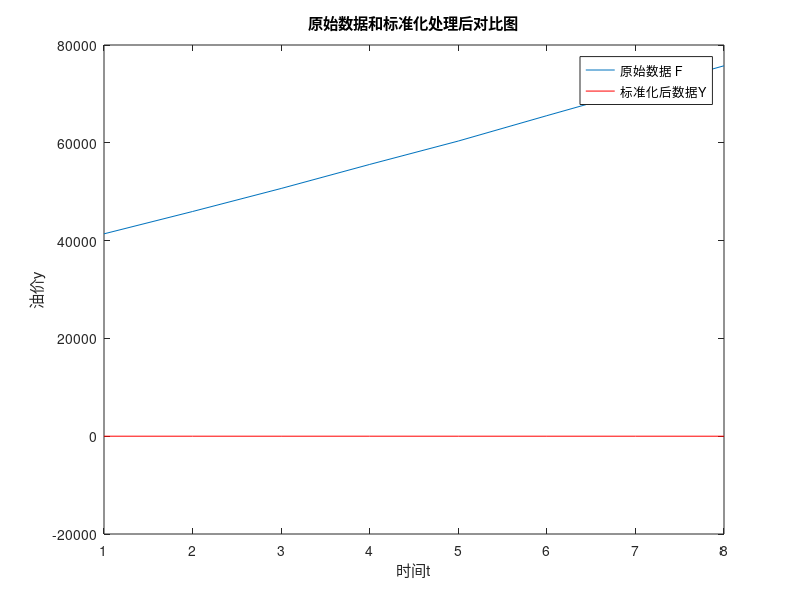
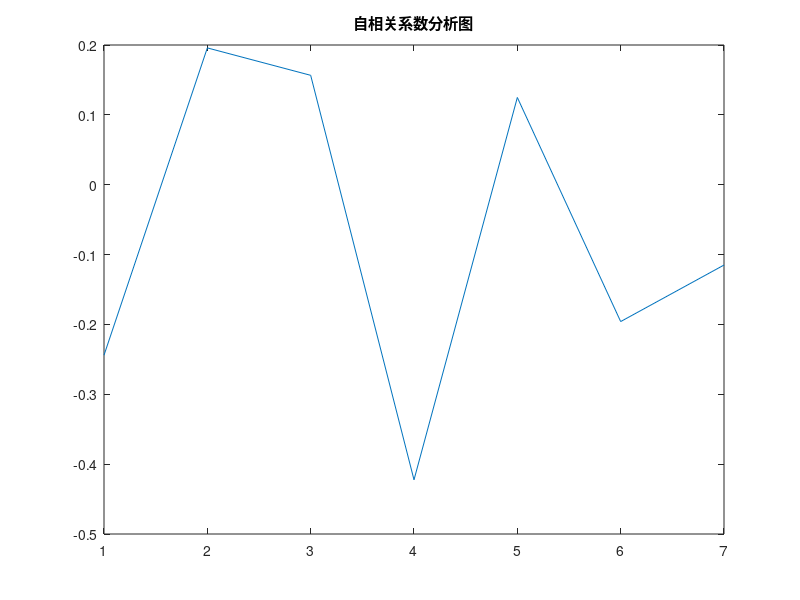
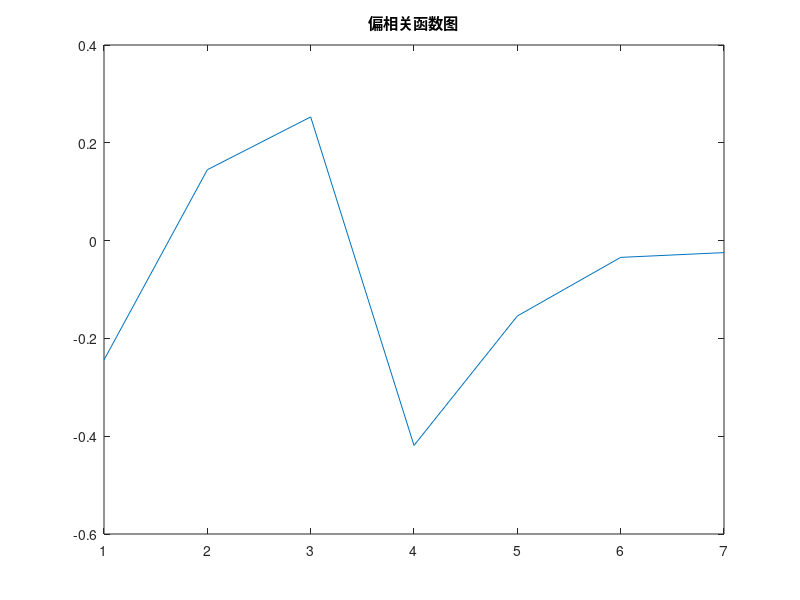

Here is the MATLAB script that generated these plots, in order: (Note: this script raises an error after producing the figures.)

%代码说明：参考网上代码，但是没拟合出来；
%% 
clear; clc
%小白专用，"*********《需要自己输入》**********"仅在有这种注释的地方改成自己的数据即可，一共有4个地方
%DD=readmatrix("B.xlsx");%这里输入自己的单序列数据，要求行向量*********《需要自己输入》**********
DD = [41383.87 45952.65 50660.20 55580.11 60359.43 65552.00 70665.71 75752.20 80827.71 85556.13	88683.21];
P=DD(1:11)';
N=length(P);
n=8;%自己选取训练集个数*********《需要自己输入》**********
F = P(1:n+2);
%----------------------由于时间序列有不平稳趋势，进行两次差分运算，消除趋势性----------------------% 
 
%Yt=[0,diff(P,1)];
L=diff(P,2);%全体，比原始数据少2个，因为做了差分 
Y=L(1:n); %输入
a=length(L)-length(Y);%单步预测步数
aa=a;%多步预测步数
% %画图
% figure; 
% plot(P); 
% title('原数据序列图'); 
% hold on;   
% figure;
% plot(Y,'*'); 
% title('两次差分后的序列图和原数对比图'); 
  
%%
%--------------------------------------对数据标准化处理----------------------------------------------% 
%处理的算法 : (data - 期望)/方差
Ux=sum(Y)/n  ;                         % 求序列均值 
yt=Y-Ux; 
b=0; 
for i=1:n 
   b=yt(i)^2/n+b; 
end 
 v=sqrt(b);                          % 求序列方差 
% Y=yt/v;                            % 标准化处理公式  
Y=zscore(Y);
f=F(1:n);
t=1:n;
%画图
figure; 
plot(t,f,t,Y,'r') 
title('原始数据和标准化处理后对比图'); 
xlabel('时间t'),ylabel('油价y'); 
legend('原始数据 F ','标准化后数据Y ',"Location","best");   
%%
%--------------------------------------对数据标准化处理----------------------------------------------% 
 
 
%------------------------检验预处理后的数据是否符合AR建模要求，计算自相关和偏相关系数---------------% 
 
%---------------------------------------计算自相关系数-----------------------------------% 
%%
R0=0;
for i=1:n  
     R0=Y(i)^2/n+R0;   %标准化处理后的数据的方差
end 
 
for k=1:7
    
    %R  协方差   
    R(k)=0; 
    for i=k+1:n
        R(k)=Y(i)*Y(i-k)/n+R(k);   
    end 
end 
x=R/R0       ;               %自相关系数x = 协方差/方差
 
%画图
figure; 
plot(x) 
title('自相关系数分析图');  
%%
%-----------------------------------计算自相关系数-------------------------------------% 
 
%-----------------------解Y-W方程，其系数矩阵是Toeplitz矩阵(多普里兹矩阵)。求得偏相关函数X-------------------
X1=x(1);xx(1,1)=1;X(1,1)=x(1);B(1,1)=x(1);
K=0;T=X1; 
for t=2:n 
    at=Y(t)-T(1)*Y(t-1); 
    K=(at)^2+K;  
end                         
  U(1)=K/(n-1)   ;                      % 1阶模型残差方差            
   
for i =1:6
B(i+1,1)=x(i+1);
xx(1,i+1)=x(i);
A=toeplitz(xx);
XX=A\B;     %x=a\b是方程a*x =b的解
XXX=XX(i+1);
X(1,i+1)=XXX;
 
K=0;T=XX;
   for t=i+2:n                                                       
       r=0;  
       for j=1:i+1 
           r=T(j)*Y(t-j)+r; 
       end 
       at= Y(t)-r; 
       K=(at)^2+K;  
    end 
    U(i+1)=K/(n-i+1); %计算20阶以内的模型残差方差
end
 
%-----------------------------------解Y-W方程，得偏相关函数X-------------------------------------% 
figure;  
plot(X); 
title('偏相关函数图');%自己要根据图先判断阶次   
%%
q=4;%猜测阶数,通过看上面偏相关图,*********《需要自己输入》**********
%-----根据偏相关函数截尾性，初判模型阶次为5。用最小二乘法估计参数,计算20阶以内的模型残差方差和AIC值，应用AIC准则为模型定阶--% 
S(1,1)=R0;
for i = 1:q-1
    S(1,i+1)=R(i);
end 
   G=toeplitz(S); 
   %inv(G)返回G的反函数
   W=inv(G)*[R(1:q)]'    ;                  % 参数W(i) 与X5相同  G*W = [R(1:5)]'
              
    U=20*U ;
    for i=1:7
     AIC2(i)=n*log(U(i))+2*(i)    ;  
    end
% 比如AIC2值为：172.6632  165.4660  153.2087  145.1442  140.7898  141.6824  142.9944  144.5601  146.3067  148.7036 
%112.255719947153	111.402728459368	112.612122549495	102.745034402534	105.888733929285	109.189864377254	110.702092591021 
    
%-----------------取使AIC值为最小值的阶次，判断模型阶次为4。用最小二乘法估计参数--------------------% 
%%
q=4;%确定阶数 ，通过看AIC2值最小的位置,*********《需要自己输入》********** 
%------------------检验{at}是否为白噪声。求{at}的自相关系数，看其是否趋近于零-----------------------% 
   C=0;K=0; 
 for t=q+2:n 
     at=Y(t)+Y(q+1);
     for i=1:q
     at=-W(i)*Y(t-i)-W(i)*Y(q-i+1)+at;
     end
 
     at1=Y(t-1);
     for i=1:q
         at1=-W(i)*Y(t-i-1)+at1;
     end
     %at1=Y(t-1)-W(1)*Y(t-2)-W(2)*Y(t-3)-W(3)*Y(t-4)-W(4)*Y(t-5)-W(5)*Y(t-6); 
     C=at*at1+C; 
     K=(at)^2+K;  
end 
 p=C/K       ;       %若p接近于零，则{at}可看作是白噪声                  
 %--------------------------------{at}的自相关系数,趋近于零，模型适用---------% 
 %% 
  
 %------------AR(5)模型方程为-----------------------------------------------% 
  % X(t)=W(1)*X(t-1)-W(2)*X(t-2)-W(3)*X(t-3)-W(4)*X(t-4)-W(5)*X(t-5)+at 
  
  
%------------------------------------------后六年的数据 进行预测和效果检验------------------------------------% 
  %注意注意注意a为测试集的元素个数
%-----------------------------单步预测  预测当前时刻后的a个数据---------------% 
 
XT=[L(n-q+1:n+a)];  
 for t=q+1:q+a 
    m(t)=0; 
    for i=1:q 
       m(t)=W(i)*XT(t-i)+m(t);   
    end 
 end 
 
 m=m(q+1:q+a); 
   
 %-------------预测值进行反处理---------------% 
 for i =1:a
     m(i)=Yt(n+i+1)+m(i); %一次反差分
     z1(i)=P(n+i+1)+m(i);%二次反差分 
 end
%   z1          ;                                     % 单步预测的向后6个预测值
 
 %---------------------------绘制数据模型逼近曲线----------------------------% 
 for  t=q+1:n 
    r=0;  
    for i=1:q 
       r=W(i)*Y(t-i)+r; 
    end 
    at= Y(t)-r;     
end  
 
figure; 
for t=q+1:n 
   y(t)=0; 
   for i=1:q 
      y(t)=W(i)*Y(t-i)+y(t);   
   end 
   y(t)=y(t)+at; 
   y(t)=Yt(t+1)-y(t); 
   y(t)=P(t+1)-y(t); %反差分的过程
end 
plot(y,'r.');                    % 样本数据模型逼近曲线 
hold on; 
plot(n+2:n+a+1,z1,'r-*');  %向后a布预测
hold on; 
plot(P,"--");                     % 原样本曲线 
title('AR(q)模型样本逼近预测曲线'); 
legend("训练样本预测值","测试集预测值","真实值","Location","best");
 
 
%-------------------------检测单步预测误差
D_a=P(n+2:end-1);
 for i=1:a                                          
     e6_a(i)=D_a(i)-z1(i);  
     PE6_a(i)= (e6_a(i)/D_a(i))*100;                                                         
 end  
 e6_a;                                                % 多步预测的绝对误差 
  PE6_a;                                              % 多步预测的相对误差 
 1-abs(PE6_a);                                          % 准确率 
    
%------多步预测平均绝对误差                                           
mae6_a=sum(abs(e6_a)) /6 ;  
   
%------多步预测平均绝对百分比误差                                           
MAPE6_a=sum(abs(PE6_a))/6 
 
%------绘制预测结果和实际值的比较图 
figure; 
plot(1:a,D_a,'-+')                      
hold on; 
plot(z1,'r-*'); 
title('单步，向后a步预测值和实际值对比图'); 
legend("真实值","预测值","Location","best");
hold off;
%%
%-----------------------------绘制数据模型逼近曲线--------------------------%  
   
%-------------------------预测误差分析（多步）------------------------%  
%----------------------------------多步预测 目的是向后aa步预测--------------% 
Z(1)=0;Xt=0;
for i =1:q
    Xt(1,i)=Y(n-q+i);
end
%Xt=[ Y(n-4) Y(n-3) Y(n-2) Y(n-1) Y(n)];           %取当前时刻之前的q个数据 
for i =1:q
    Z(1)=W(i)*Xt(q-i+1)+Z(1);
end
%Z(1)=W(1)*Xt(5)+W(2)*Xt(4)+W(3)*Xt(3)-W(4)*Xt(2)-W(5)*Xt(1)       ;                           
%------求向前l步的预测值  
  %预测步数小于q时 
 for l=2:q 
     K(l)=0;  
    for i=1:l-1   
       K(l)=W(i)*Z(l-i)+K(l);  
    end 
    G(l)=0; 
    for j=l:q 
        G(l)=W(j)*Xt(q+l-j)+G(l); 
    end 
    Z(l)=K(l)+G(l); 
 end 
 %预测步数大于q时（向前aa步预测） 
  for l=q+1:aa 
      K(l)=0;  
      for i=1:q 
          K(l)=W(i)*Z(l-i)+K(l);  
      end 
      Z(l)=K(l); 
  end 
 
 %----预测值进行反标准化处理 
 r=Z*v+Ux            ;       
 r(1)=Yt(n+2)+r(1);           %一次反差分 
 z(1)=P(n+2)+r(1)  ;           %二次反差分 
 for i=2:aa 
     r(i)=r(i-1)+r(i); 
     z(i)=z(i-1)+r(i)   ;
 end 
%% 
%---------------------------- 预测误差分析 ------------------------------% 
%-------计算绝对误差和相对误差  
D=P(n+2:end-1);
 for i=1:aa                                          
     e6(i)=D(i)-z(i);  
     PE6(i)= (e6(i)/D(i))*100;                                                         
 end  
 e6      ;                                          % 多步预测的绝对误差
  PE6    ;                                          % 多步预测的相对误差 
 1-abs(PE6)  ;                                        % 准确率 
    
%------多步预测平均绝对误差                                           
mae6=sum(abs(e6)) /6  ; 
   
%------多步预测平均绝对百分比误差                                           
MAPE6=sum(abs(PE6))/6 
 
%------绘制预测结果和实际值的比较图 
figure; 
plot(1:aa,D,'-+')                      
hold on; 
plot(z,'r-*'); 
title('多步，向后aa步预测值和实际值对比图'); 
legend("真实值","预测值","Location","best");
hold off;